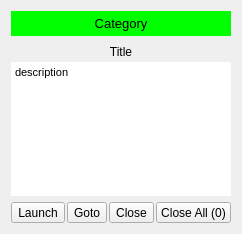
<?xml version="1.0" encoding="UTF-8"?>
<ui version="4.0">
 <class>ERDisplay</class>
 <widget class="QWidget" name="ERDisplay">
  <property name="geometry">
   <rect>
    <x>0</x>
    <y>0</y>
    <width>237</width>
    <height>234</height>
   </rect>
  </property>
  <property name="windowTitle">
   <string>Form</string>
  </property>
  <property name="styleSheet">
   <string notr="true"/>
  </property>
  <layout class="QVBoxLayout" name="verticalLayout">
   <item>
    <widget class="QLabel" name="category">
     <property name="minimumSize">
      <size>
       <width>0</width>
       <height>25</height>
      </size>
     </property>
     <property name="font">
      <font>
       <pointsize>10</pointsize>
      </font>
     </property>
     <property name="styleSheet">
      <string notr="true">background:rgb(0,255,0);</string>
     </property>
     <property name="text">
      <string>Category</string>
     </property>
     <property name="alignment">
      <set>Qt::AlignCenter</set>
     </property>
    </widget>
   </item>
   <item>
    <layout class="QVBoxLayout" name="verticalLayout_2">
     <property name="spacing">
      <number>0</number>
     </property>
     <item>
      <widget class="QLabel" name="title">
       <property name="minimumSize">
        <size>
         <width>0</width>
         <height>20</height>
        </size>
       </property>
       <property name="font">
        <font>
         <pointsize>9</pointsize>
        </font>
       </property>
       <property name="text">
        <string>Title</string>
       </property>
       <property name="alignment">
        <set>Qt::AlignCenter</set>
       </property>
       <property name="textInteractionFlags">
        <set>Qt::NoTextInteraction</set>
       </property>
      </widget>
     </item>
     <item>
      <widget class="QTextBrowser" name="description">
       <property name="styleSheet">
        <string notr="true">border:none;</string>
       </property>
       <property name="html">
        <string>&lt;!DOCTYPE HTML PUBLIC &quot;-//W3C//DTD HTML 4.0//EN&quot; &quot;http://www.w3.org/TR/REC-html40/strict.dtd&quot;&gt;
&lt;html&gt;&lt;head&gt;&lt;meta name=&quot;qrichtext&quot; content=&quot;1&quot; /&gt;&lt;style type=&quot;text/css&quot;&gt;
p, li { white-space: pre-wrap; }
&lt;/style&gt;&lt;/head&gt;&lt;body style=&quot; font-family:'MS Shell Dlg 2'; font-size:8.25pt; font-weight:400; font-style:normal;&quot;&gt;
&lt;p style=&quot; margin-top:0px; margin-bottom:0px; margin-left:0px; margin-right:0px; -qt-block-indent:0; text-indent:0px;&quot;&gt;description&lt;/p&gt;
&lt;p style=&quot;-qt-paragraph-type:empty; margin-top:0px; margin-bottom:0px; margin-left:0px; margin-right:0px; -qt-block-indent:0; text-indent:0px;&quot;&gt;&lt;br /&gt;&lt;/p&gt;&lt;/body&gt;&lt;/html&gt;</string>
       </property>
       <property name="tabStopWidth">
        <number>40</number>
       </property>
       <property name="acceptRichText">
        <bool>false</bool>
       </property>
      </widget>
     </item>
    </layout>
   </item>
   <item>
    <layout class="QHBoxLayout" name="horizontalLayout_2">
     <property name="spacing">
      <number>2</number>
     </property>
     <item>
      <spacer name="horizontalSpacer_2">
       <property name="orientation">
        <enum>Qt::Horizontal</enum>
       </property>
       <property name="sizeHint" stdset="0">
        <size>
         <width>40</width>
         <height>20</height>
        </size>
       </property>
      </spacer>
     </item>
     <item>
      <widget class="QToolButton" name="open">
       <property name="text">
        <string>Launch</string>
       </property>
      </widget>
     </item>
     <item>
      <widget class="QToolButton" name="goto_button">
       <property name="text">
        <string>Goto</string>
       </property>
      </widget>
     </item>
     <item>
      <widget class="QToolButton" name="close">
       <property name="text">
        <string>Close</string>
       </property>
      </widget>
     </item>
     <item>
      <widget class="QToolButton" name="close_all">
       <property name="minimumSize">
        <size>
         <width>75</width>
         <height>0</height>
        </size>
       </property>
       <property name="text">
        <string>Close All (0)</string>
       </property>
      </widget>
     </item>
    </layout>
   </item>
  </layout>
 </widget>
 <resources/>
 <connections/>
</ui>
